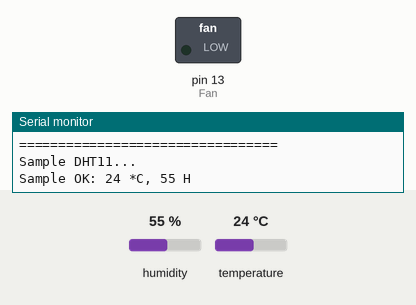
The sketch below on a simulated Arduino Uno, built with avr-gcc and run on an emulated ATmega328P. Shown: switched loads named in the sketch (green lamp = pin HIGH), the last lines printed to the serial monitor. Inputs (shaded band) come from the test bench; at power-on: humidity 55 %, temperature 24 °C.

Above: at 3.3 s.
3.4 s: humidity set to 79 %
8.7 s: humidity set to 82 %
At 13.2 s:
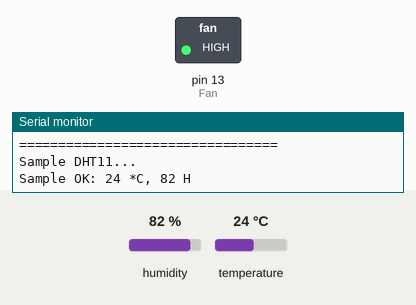
14.1 s: humidity set to 22 %
At 18.8 s:
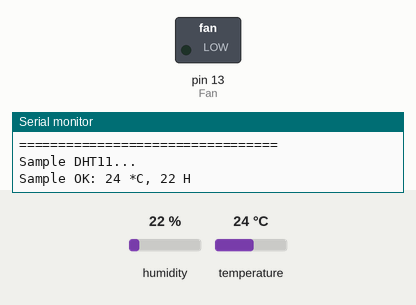
19.1 s: humidity set to 88 %
At 23.2 s:
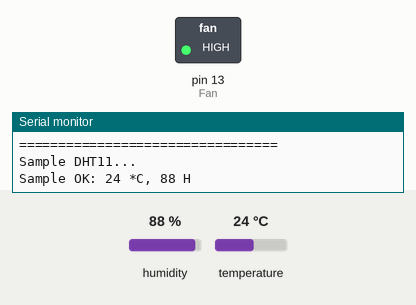
Timing chart, 0 to 24.7 s (numbered marks = the images above; inputs shaded):
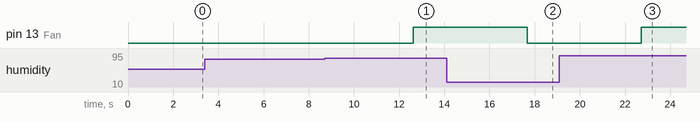

The sketch:

Fan_Control_v1.ino
```cpp
#include <SimpleDHT.h>

// for DHT11,
//      VCC: 5V or 3V
//      GND: GND
//      DATA: 8
int pinDHT11 = 8;
int Fan = 13;
SimpleDHT11 dht11(pinDHT11);

void setup() {
  Serial.begin(115200);
  pinMode(Fan, OUTPUT);
  digitalWrite(Fan, LOW);
}

void loop() {
  // start working...
  Serial.println("=================================");
  Serial.println("Sample DHT11...");

  // read without samples.
  byte temperature = 0;
  byte humidity = 0;
  int err = SimpleDHTErrSuccess;
  if ((err = dht11.read(&temperature, &humidity, NULL)) != SimpleDHTErrSuccess) {
    Serial.print("Read DHT11 failed, err="); Serial.print(SimpleDHTErrCode(err));
    Serial.print(","); Serial.println(SimpleDHTErrDuration(err)); delay(1000);
    return;
  }

  Serial.print("Sample OK: ");
  Serial.print((int)temperature); Serial.print(" *C, ");
  Serial.print((int)humidity); Serial.println(" H");

  // DHT11 sampling rate is 1HZ.
  delay(1500);

if((int)humidity < 80){
    delay(500);
    Serial.println("Fan OFF");
    delay(500);
    digitalWrite(Fan, LOW);
  }else{
    if ((int)humidity > 80){
      Serial.println("Humidity > 80%");
      delay(500);
      Serial.println("Fan ON @ full speed");
      delay(500);
      digitalWrite(Fan, HIGH);
  }
}
}
```

Measured:
- the behaviour switches between 80 and 81 % on humidity (found by bisection; images 0 and 1)
- after the input at 8.7 s, pin 13 (Fan): LOW → HIGH after 3.9 s
- after the input at 14.1 s, pin 13 (Fan): HIGH → LOW after 3.6 s
- after the input at 19.1 s, pin 13 (Fan): LOW → HIGH after 3.6 s
